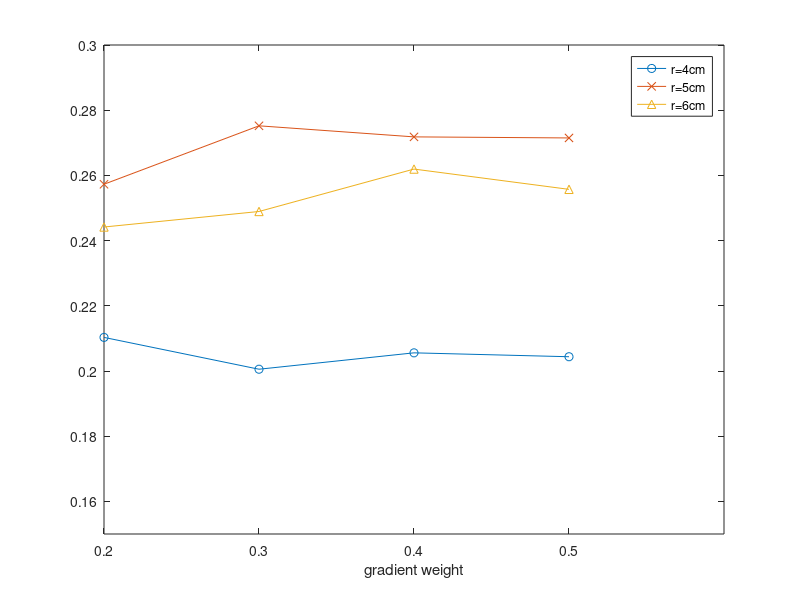

Reproduce this figure in MATLAB.
clear
clc

data = load('data.mat');
data = data.data;

radii = [4 5 6];
gradw = [0.2 0.3 0.4 0.5];
meanData = zeros(length(radii), length(gradw));

for r=1:length(radii)
    radInd = data(:,2)==radii(r);
    meanData(r,:) = mean(data(radInd,3:6), 1);
end
meanData

plot(gradw, meanData(1,:), 'o-')
hold on
plot(gradw, meanData(2,:), 'x-')
plot(gradw, meanData(3,:), '^-')
hold off
legend('r=4cm', 'r=5cm', 'r=6cm')
axis([0.2 0.6 0.15 0.3])
xlabel('gradient weight')